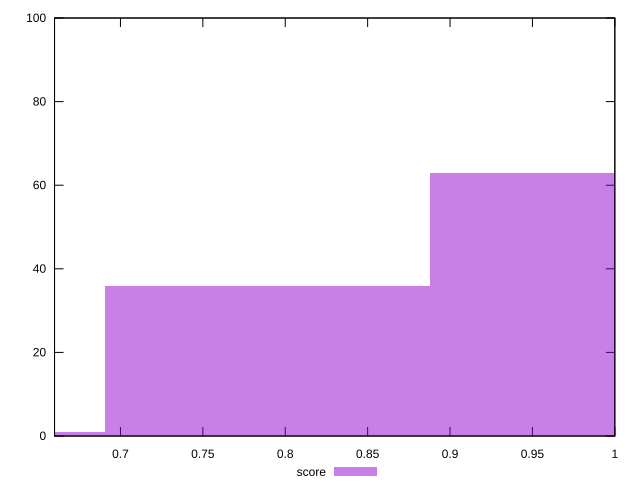

The script that saved this image:
reset

$score <<EOF
0.7893604285805971 36
0.9867005357257463 63
0.5920203214354478 1
EOF

set key outside below
set boxwidth 0.19734010714514927
set xrange [0.66:1]
set yrange [0:100]
set trange [0:100]
set style fill transparent solid 0.5 noborder
set terminal svg size 640, 490 enhanced background rgb 'white'
set output "reports/report_00028_2021-02-24T12-49-42.674Z/bootup-time/samples/agenda/score/histogram.svg"

plot $score title "score" with boxes

reset
